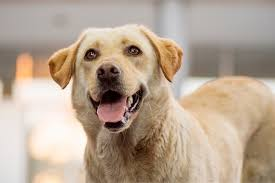
#> input picture Project_01-Image Processing/Data/dog.jpeg, 275 x 183 px
$ python my_convo.py
#> lines starting #> are read from the running program, lines starting #| are printed output that depends on the picture

import numpy as np
import matplotlib.pyplot as plt
import cv2

def conv(input_image, kernel):
    # print(f"Shape of input_image : {input_image.shape}")
    if len(input_image.shape) == 3 and input_image.shape[2] == 3:
    # Get the dimensions of the input image and kernel

        kernel_height, kernel_width = kernel.shape

        # Calculate padding size for each dimension
        padding_height = (kernel_height - 1) // 2
        padding_width = (kernel_width - 1) // 2

        input_image = input_image
        red_channel = input_image[:,:,0]
        green_channel = input_image[:,:,1]
        blue_channel = input_image[:,:,2]

        # Apply padding to the input image


        padded_input = np.pad(red_channel, ((padding_height, padding_height), (padding_width, padding_width)), mode='constant',constant_values=0)

            # Use sliding_window_view to green_channeleate a view of the input with the same shape as the output

        rolling_view = np.lib.stride_tricks.sliding_window_view(padded_input, window_shape=(kernel_height, kernel_width))

            # Perform element-wise multiplication and sum to get the conv result
        output=np.sum(rolling_view * kernel, axis=(-1, -2))

        input_image[:,:,0] = output

        #Applying green_channel channel

        padded_input = np.pad(green_channel, ((padding_height, padding_height), (padding_width, padding_width)), mode='constant',constant_values=0)

            # Use sliding_window_view to green_channeleate a view of the input with the same shape as the output

        rolling_view = np.lib.stride_tricks.sliding_window_view(padded_input, window_shape=(kernel_height, kernel_width))

            # Perform element-wise multiplication and sum to get the conv result
        output=np.sum(rolling_view * kernel, axis=(-1, -2))

        input_image[:,:,1] = output

        #Applying blue_channel channel

        padded_input = np.pad(blue_channel, ((padding_height, padding_height), (padding_width, padding_width)), mode='constant',constant_values=0)

            # Use sliding_window_view to create a view of the input with the same shape as the output

        rolling_view = np.lib.stride_tricks.sliding_window_view(padded_input, window_shape=(kernel_height, kernel_width))

            # Perform element-wise multiplication and sum to get the conv result
        output=np.sum(rolling_view * kernel, axis=(-1, -2))
        # print(f"Shape of output : {output.shape}")
        input_image[:,:,2] = output


        return input_image.astype(np.uint8)
    else:
        # print("GrayScale image")
        kernel_height, kernel_width = kernel.shape

    # Calculate padding size for each dimension
        padding_height = (kernel_height - 1) // 2
        padding_width = (kernel_width - 1) // 2

        # for i in range(num_channels):
        # Apply padding to the input image
        padded_input = np.pad(input_image, ((padding_height, padding_height), (padding_width, padding_width)), mode='constant',constant_values=0)

            # Use sliding_window_view to create a view of the input with the same shape as the output

        rolling_view = np.lib.stride_tricks.sliding_window_view(padded_input, window_shape=(kernel_height, kernel_width))

            # Perform element-wise multiplication and sum to get the conv result
        output=np.sum(rolling_view * kernel, axis=(-2, -1))
        # print(f"Shape of output : {output.shape}")

        return output.astype(np.uint8)

if __name__ == '__main__':
    # img = cv2.imread("Data/dog.jpeg")
    img = np.random.rand(3, 3)


    # Define the 3x3 kernel filter - BLUR FILTER
    kernel3x3 = np.array([[0,0,0],
                        [0,0,0],
                        [0,0,1]])
    tick = cv2.getTickCount()
    convd_image = conv(img, kernel3x3)
    toc = cv2.getTickCount()
    mine_diff3 = toc - tick

    tick = cv2.getTickCount()
    cv2_conv_image = cv2.blur(src=img,ksize=(3,3))  # MAKING CROSS CHECK IF THE CONOLUTION IS CORRECT
    toc = cv2.getTickCount()
    cv2_diff3 = toc - tick
    cv2_conv_image_filter2d = cv2.filter2D(src=img, ddepth=-1,kernel=kernel3x3) # RECHECK IF THE conv IS CORRECT USING FILTER2D

    if len(img.shape) == 3 and img.shape[2] == 3:
        plt.subplot(1,4,1)
        plt.imshow(img)
        plt.title("Original image")

        plt.subplot(1,4,2)
        plt.imshow(convd_image)
        plt.title("Mine 3x3")

        plt.subplot(1,4,3)
        plt.imshow(cv2_conv_image)
        plt.title(" Blur")
        plt.subplot(1,4,4)
        plt.imshow(cv2_conv_image_filter2d)
        plt.title(" Filter2D")
        plt.tight_layout()
        plt.savefig("images/conv_3x3.png",dpi=300)
        plt.show()
    else:
        plt.subplot(1,4,1)
        plt.imshow(img,cmap='gray')
        plt.title("Original image")

        plt.subplot(1,4,2)
        plt.imshow(convd_image,cmap='gray')
        plt.title("Mine 3x3")

        plt.subplot(1,4,3)
        plt.imshow(cv2_conv_image,cmap='gray')
        plt.title(" Blur")
        plt.subplot(1,4,4)
        plt.imshow(cv2_conv_image_filter2d,cmap='gray')
        plt.title(" Filter2D")
        plt.tight_layout()
        plt.savefig("images/gray_conv_3x3.png",dpi=300)
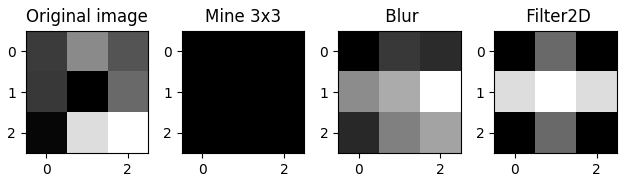
#> figure drawn by matplotlib, 4 panels
        plt.show()

    print(f"#"*10+"5x5 conv"+"#"*10)

    kernel5x5 = np.array([  #USED BLUR FILTER
                        [1/25, 1/25, 1/25, 1/25, 1/25],
                        [1/25, 1/25, 1/25, 1/25, 1/25],
                        [1/25, 1/25, 1/25, 1/25, 1/25],
                        [1/25, 1/25, 1/25, 1/25, 1/25],
                        [1/25, 1/25, 1/25, 1/25, 1/25]
                        ])
    tick = cv2.getTickCount()
    convd_image = conv(img, kernel5x5)
    toc = cv2.getTickCount()
    mine_diff5 = toc - tick
    tick = cv2.getTickCount()
    cv2_conv_image = cv2.blur(img, ksize=(5,5)).astype(np.uint8)
    toc = cv2.getTickCount()
    cv2_diff5 = toc - tick
    cv2_conv_image_filter2d = cv2.filter2D(src=img, ddepth=-1,kernel=kernel5x5)

    img = cv2.imread("Data/dog.jpeg")
#> img is the input picture: shape (183, 275, 3); mean B, G, R 146.4, 164.4, 182.8
    if len(img.shape) == 3 and img.shape[2] == 3:
        plt.subplot(1,4,1)
        plt.imshow(img)
        plt.title("Original image")

        plt.subplot(1,4,2)
        plt.imshow(convd_image)
        plt.title("Mine 5x5")

        plt.subplot(1,4,3)
        plt.imshow(cv2_conv_image)
        plt.title(" Blur")
        plt.subplot(1,4,4)
        plt.imshow(cv2_conv_image_filter2d)
        plt.title(" Filter2D")
        plt.tight_layout()
        plt.savefig("images/conv_5x5.png",dpi=300)
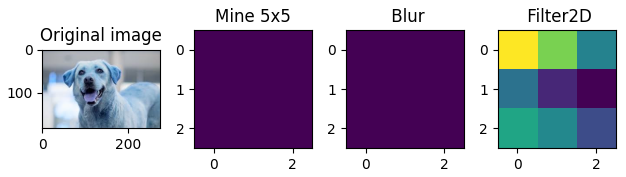
#> figure drawn by matplotlib, 4 panels; B, G, R data is drawn as R, G, B
        plt.show()
    else:
        plt.subplot(1,4,1)
        plt.imshow(img,cmap='gray')
        plt.title("Original image")

        plt.subplot(1,4,2)
        plt.imshow(convd_image,cmap='gray')
        plt.title("Mine 5x5")

        plt.subplot(1,4,3)
        plt.imshow(cv2_conv_image,cmap='gray')
        plt.title(" Blur")
        plt.subplot(1,4,4)
        plt.imshow(cv2_conv_image_filter2d,cmap='gray')
        plt.title(" Filter2D")
        plt.tight_layout()
        plt.savefig("images/gray_conv_5x5.png",dpi=300)
        plt.show()

    print("#"*10+"Proceesing Time"+ "#"*10)
    print("3x3 Kernel")
    print(f"Time - Mine: {mine_diff3/cv2.getTickFrequency()}")
    print(f"Time - CV2: {cv2_diff3/cv2.getTickFrequency()}")
    print("5x5 Kernel")
    print(f"Time - Mine: {mine_diff5/cv2.getTickFrequency()}")
    print(f"Time - CV2: {cv2_diff5/cv2.getTickFrequency()}")
